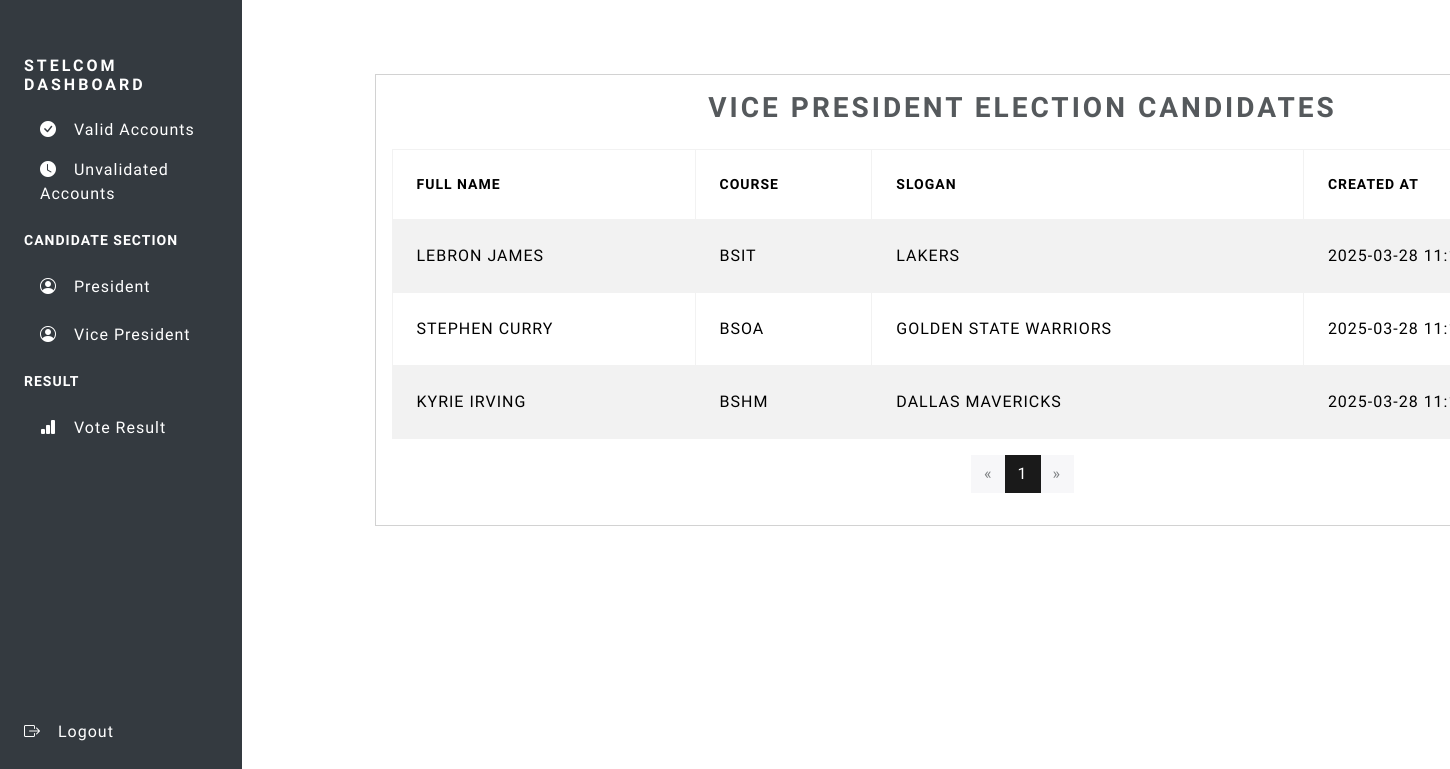
The page /stelcom/vicepresident.php (signed in) on the database its author committed.
### tables this page shows
CREATE TABLE `vice_president_candidates` (
  `id` int(11) NOT NULL,
  `full_name` varchar(255) NOT NULL,
  `course` varchar(255) NOT NULL,
  `slogan` varchar(255) NOT NULL,
  `image` varchar(255) DEFAULT NULL,
  `created_at` timestamp NOT NULL DEFAULT current_timestamp()
);

### back-end/getvpresident.php (called while the page is built, shortened)
<?php
include('../partial/connection.php');
$limit = 10;
$page = isset($_GET['page']) ? $_GET['page'] : 1;
$offset = ($page - 1) * $limit;
$sql = "SELECT `full_name`, `course`, `slogan`, `created_at`
        FROM `vice_president_candidates`
        WHERE 1
        LIMIT $limit OFFSET $offset";
$result = mysqli_query($conn, $sql);
$totalQuery = "SELECT COUNT(*) FROM `vice_president_candidates`";
$totalResult = mysqli_query($conn, $totalQuery);
$totalRecords = mysqli_fetch_row($totalResult)[0];
$totalPages = ceil($totalRecords / $limit);
?>

### stelcom/vicepresident.php (the view, shortened to what this page needs)
<?php
include ('../back-end/getvpresident.php');
?>
<!DOCTYPE html>
<html lang="en">
<head>
    <link href="../assets/bootstrap/bootswatch/bootstrap.min.css" rel="stylesheet">
    <link href="https://cdn.jsdelivr.net/npm/bootstrap-icons@1.11.1/font/bootstrap-icons.css" rel="stylesheet">
</head>
<body>
<?php include 'components/sidebar.php'; ?>
<div class="container mt-4 main-content">
    <div class="table-container">
        <div class="card p-3">
            <h2 class="text-center mb-4">Vice President Election Candidates</h2>
            <div class="table-responsive">
                <table class="table table-bordered table-hover table-striped">
                    <thead class="thead-light">
                        <tr>
                            <th>Full Name</th>
                            <th>Course</th>
                            <th>Slogan</th>
                            <th>Created At</th>
                        </tr>
                    </thead>
                    <tbody>
                        <?php while ($row = mysqli_fetch_assoc($result)): ?>
                        <tr>
                            <td><?php echo $row['full_name']; ?></td>
                            <td><?php echo $row['course']; ?></td>
                            <td><?php echo $row['slogan']; ?></td>
                            <td><?php echo $row['created_at']; ?></td>
                        </tr>
                        <?php endwhile; ?>
                    </tbody>
                </table>
            </div>
            <nav aria-label="Page navigation">
                <ul class="pagination justify-content-center">
                    <li class="page-item <?php echo ($page == 1) ? 'disabled' : ''; ?>">
                        <a class="page-link" href="?page=<?php echo $page - 1; ?>" aria-label="Previous">
                            <span aria-hidden="true">&laquo;</span>
                        </a>
                    </li>
                    <?php for ($i = 1; $i <= $totalPages; $i++): ?>
                        <li class="page-item <?php echo ($page == $i) ? 'active' : ''; ?>">
                            <a class="page-link" href="?page=<?php echo $i; ?>"><?php echo $i; ?></a>
                        </li>
                    <?php endfor; ?>
                    <li class="page-item <?php echo ($page == $totalPages) ? 'disabled' : ''; ?>">
                        <a class="page-link" href="?page=<?php echo $page + 1; ?>" aria-label="Next">
                            <span aria-hidden="true">&raquo;</span>
                        </a>
                    </li>
                </ul>
            </nav>
        </div>
    </div>
</div>
</body>
</html>

### stelcom/vicepresident.php (style rules this page uses)
.main-content { position: absolute; top: 50px; left: 25%; }

### rows shown on the page
vice_president_candidates: full_name "LEBRON JAMES", course "BSIT", slogan "LAKERS", created_at "2025-03-28…"
vice_president_candidates: full_name "STEPHEN CURRY", course "BSOA", slogan "GOLDEN STATE WARRIORS", created_at "2025-03-28…"
vice_president_candidates: full_name "KYRIE IRVING", course "BSHM", slogan "DALLAS MAVERICKS", created_at "2025-03-28…"
